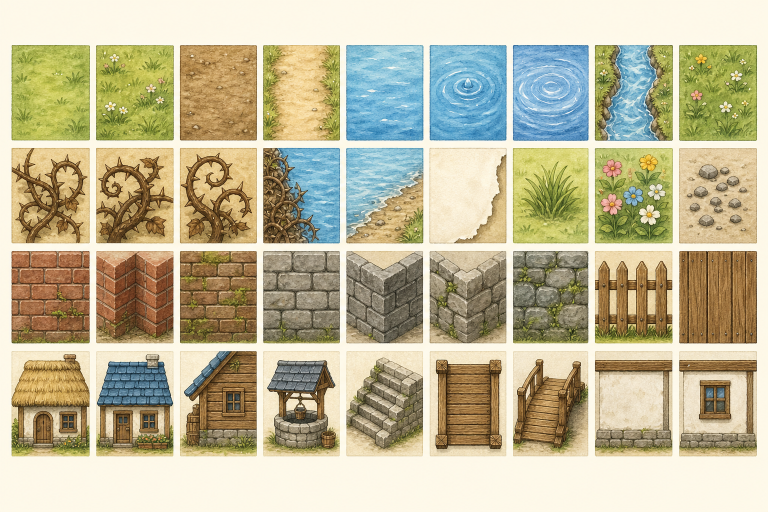
#> input picture assets-source/picturebook-tiles.png, 1536 x 1024 px (shown at 1/2 size)
$ python setup-picturebook-assets.py
#> lines starting #> are read from the running program, lines starting #| are printed output that depends on the picture
#!/usr/bin/env python3
"""Slice 不思議な絵本のタイル sheet and generate square crop metadata."""

from pathlib import Path
import json
import re

from PIL import Image

ROOT = Path(__file__).resolve().parents[1]
DEFAULT_SRC = ROOT / 'assets-source' / 'picturebook-tiles.png'
OUT_DIR = ROOT / 'public' / 'assets' / 'picturebook'
CROP_OUT = ROOT / 'public' / 'data' / 'picturebook-crop.json'
COLS = 9
ROWS = 4


# [8 lines left out: function is_bg, not called in this run]


def load_tile_ids():
    js = (ROOT / 'public/js/picturebook-assets.js').read_text(encoding='utf-8')
    return re.findall(r"\{ id: '(pb_[^']+)'", js)


# [38 lines left out: function detect_crops, not called in this run]


def slice_sheet(src: Path, out_dir: Path) -> None:
    im = Image.open(src).convert('RGBA')
#> im is the input picture: PIL image 1536x1024 RGBA; mean R, G, B, A 190.8, 183.5, 152.5, 255
    out_dir.mkdir(parents=True, exist_ok=True)
    im.save(out_dir / 'tilesheet.png')

    w, h = im.size
#> w = 1536; h = 1024
    cw, ch = w // COLS, h // ROWS
#> cw = 170; ch = 256
    for r in range(ROWS):
        for c in range(COLS):
            tile = im.crop((c * cw, r * ch, (c + 1) * cw, (r + 1) * ch))
            tile.save(out_dir / f'tile_{r}_{c}.png')
#> this loop made 4 passes
#> pass 1, in slice_sheet, `tile.save(out_dir / f'tile_{r}_{c}.png')`:
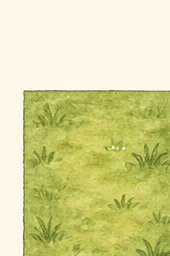
#> saved as tile_0_0.png: PIL image 170x256 RGBA; mean R, G, B, A 212.8, 213.5, 150.4, 255
#> pass 1, in slice_sheet, `tile.save(out_dir / f'tile_{r}_{c}.png')`:
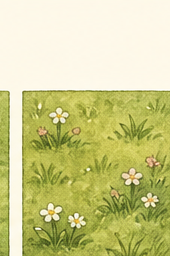
#> saved as tile_0_1.png: PIL image 170x256 RGBA; mean R, G, B, A 203.9, 203.9, 140.8, 255
#> pass 1, in slice_sheet, `tile.save(out_dir / f'tile_{r}_{c}.png')`:
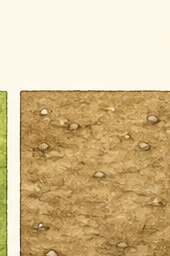
#> saved as tile_0_2.png: PIL image 170x256 RGBA; mean R, G, B, A 212.3, 188.5, 146.8, 255
#> pass 1, in slice_sheet, `tile.save(out_dir / f'tile_{r}_{c}.png')`:
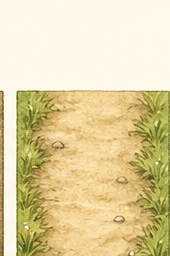
#> saved as tile_0_3.png: PIL image 170x256 RGBA; mean R, G, B, A 224.1, 208.9, 160.5, 255
#> after the loop:
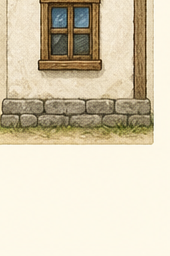
#> tile: PIL image 170x256 RGBA; mean R, G, B, A 215, 204.6, 180.5, 255

    ids = load_tile_ids()
    crops = detect_crops(im, cw, ch, ids)
    CROP_OUT.parent.mkdir(parents=True, exist_ok=True)
    CROP_OUT.write_text(
        json.dumps({'version': 1, 'cellAspect': round(cw / ch, 4), 'tiles': crops}, ensure_ascii=False, indent=2),
        encoding='utf-8',
    )
    print(f'sliced {COLS}x{ROWS} from {src.name} ({w}x{h}) -> {out_dir.relative_to(ROOT)}')
    print(f'wrote crops -> {CROP_OUT.relative_to(ROOT)} ({len(crops)} tiles)')


def main() -> None:
    import sys

    src = Path(sys.argv[1]) if len(sys.argv) > 1 else DEFAULT_SRC
    if not src.exists():
        raise SystemExit(f'source not found: {src}\nPlace your tileset at {DEFAULT_SRC}')
    slice_sheet(src, OUT_DIR)


if __name__ == '__main__':
#> (the run stopped early here; a loop or call above may not have finished)
